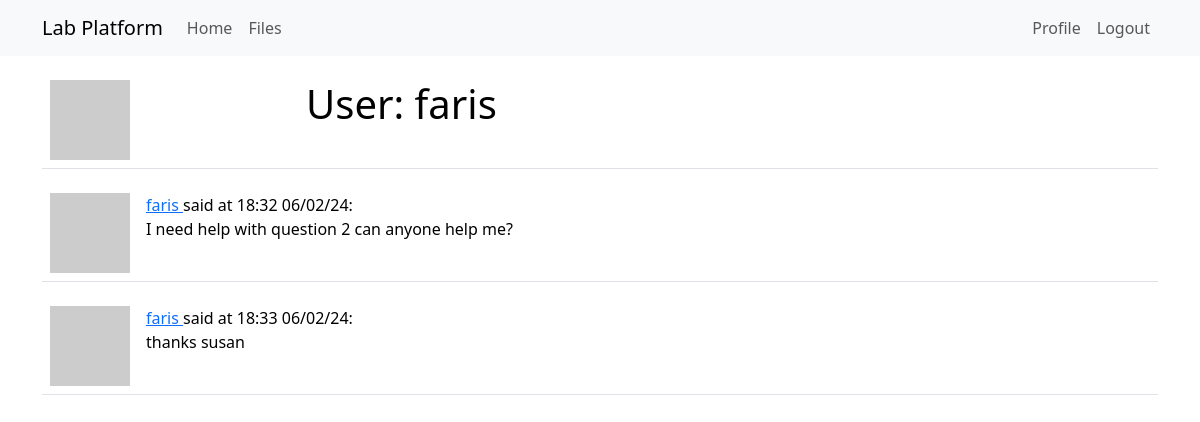
/user/faris (signed in), run on the app's committed database.
### app/models.py (models this page shows, shortened)
class User(UserMixin, db.Model):
    id: so.Mapped[int] = so.mapped_column(primary_key=True)
    username: so.Mapped[str] = so.mapped_column(sa.String(64), index=True,
                                                unique=True)
    email: so.Mapped[str] = so.mapped_column(sa.String(120), index=True,
                                             unique=True)
    password_hash: so.Mapped[Optional[str]] = so.mapped_column(sa.String(256))
    posts: so.WriteOnlyMapped['Post'] = so.relationship(
        back_populates='author')
    files: so.WriteOnlyMapped['File'] = so.relationship(
        back_populates='uploader')
    role: so.Mapped[int] = so.mapped_column(sa.Integer, default=-1, index=True, unique=False)
    def avatar(self, size):
        digest = md5(self.email.lower().encode('utf-8')).hexdigest()
        return f'https://www.gravatar.com/avatar/{digest}?d=identicon&s={size}'
    def is_admin(self):
        return self.role == 0

class Post(db.Model):
    id: so.Mapped[int] = so.mapped_column(primary_key=True)
    body: so.Mapped[str] = so.mapped_column(sa.String(140))
    timestamp: so.Mapped[datetime] = so.mapped_column(
        index=True, default=lambda: datetime.now(timezone.utc))
    user_id: so.Mapped[int] = so.mapped_column(sa.ForeignKey(User.id),
                                               index=True)
    author: so.Mapped[User] = so.relationship(back_populates='posts')
    def get_ftime(self):
        return self.timestamp.strftime("%H:%M %d/%m/%y")

### app/routes.py (the view)
@app.route('/user/<username>', methods=['GET', 'POST'])
@login_required
def user(username):
    user = db.first_or_404(sa.select(User).where(User.username == username))
    form = RoleForm()
    if form.validate_on_submit():
        user.set_role(int(form.role.data))
        db.session.commit()
    return render_template('user.html', user=user,form = form, posts=db.session.scalars(sa.select(Post).where(user.id == Post.user_id)).all())

### app/models.py (called while the page is built)
@login.user_loader
def load_user(id):
    return db.session.get(User, int(id))

### app/templates/user.html (shortened to what this page needs)
{% extends "base.html" %}
{% block content %}
    <table class="table table-hover">
        <tr>
            <td width="256px"><img src="{{ user.avatar(256) }}"></td>
            <td>
                <h1>User: {{ user.username }}</h1>
            </td>
            <td>
            </td>
        </tr>
    </table>
    {% for post in posts %}
        {% include '_post.html' %}
    {% endfor %}
{% endblock %}

### app/templates/_post.html
<table class="table table-hover">
    <tr>
        <td width="70px">
            <a href="{{ url_for('user', username=post.author.username) }}">
                <img src="{{ post.author.avatar(70) }}" />
            </a>
        </td>
        <td>
            <a href="{{ url_for('user', username=post.author.username) }}">
                {{ post.author.username }}
            </a>
            said at {{ post.get_ftime() }}:
            <br>
            {{ post.body }}
        </td>
    </tr>
</table>

### data on the page
User: username "faris"
Post: author.username "faris", get_ftime "18:32 06/02/24", body "I need help with question 2 can anyone help me?"
Post: author.username "faris", get_ftime "18:33 06/02/24", body "thanks susan"
